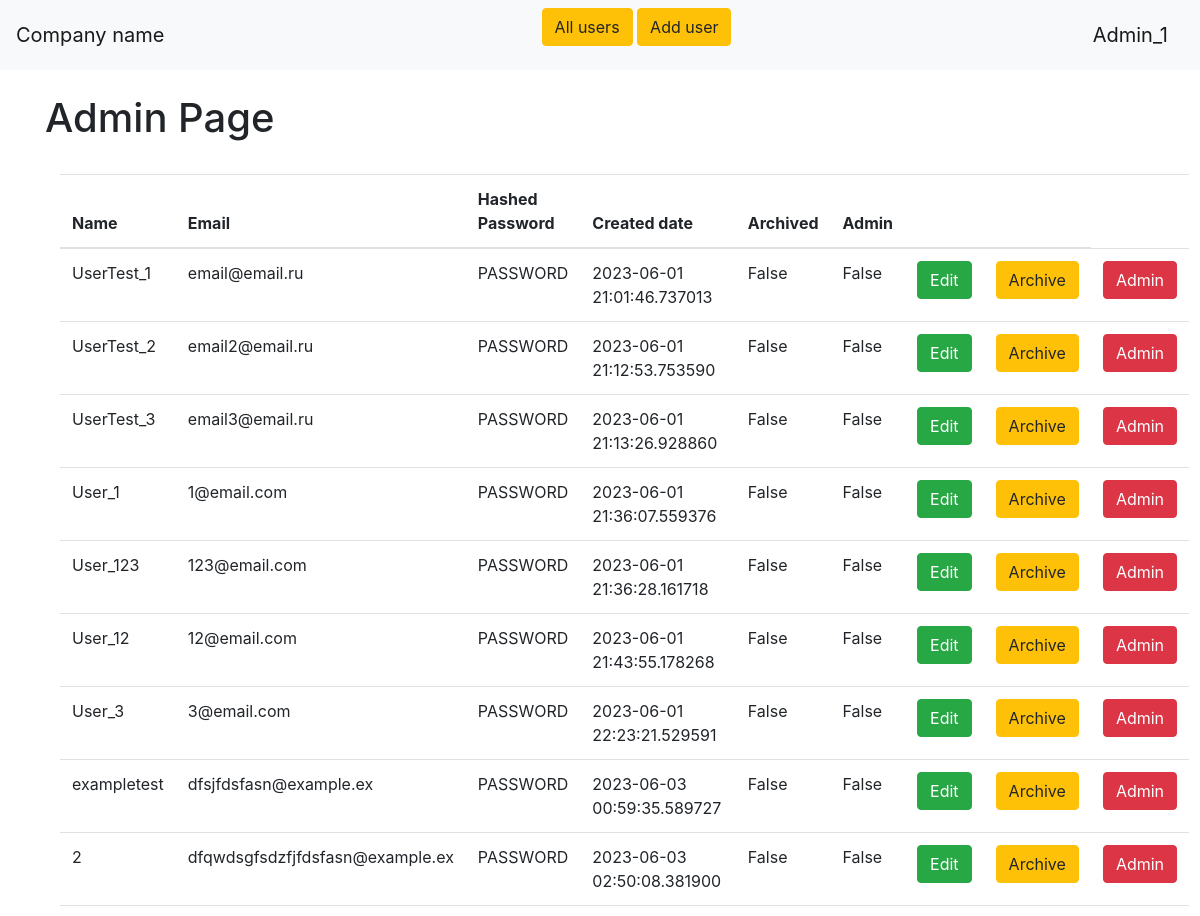
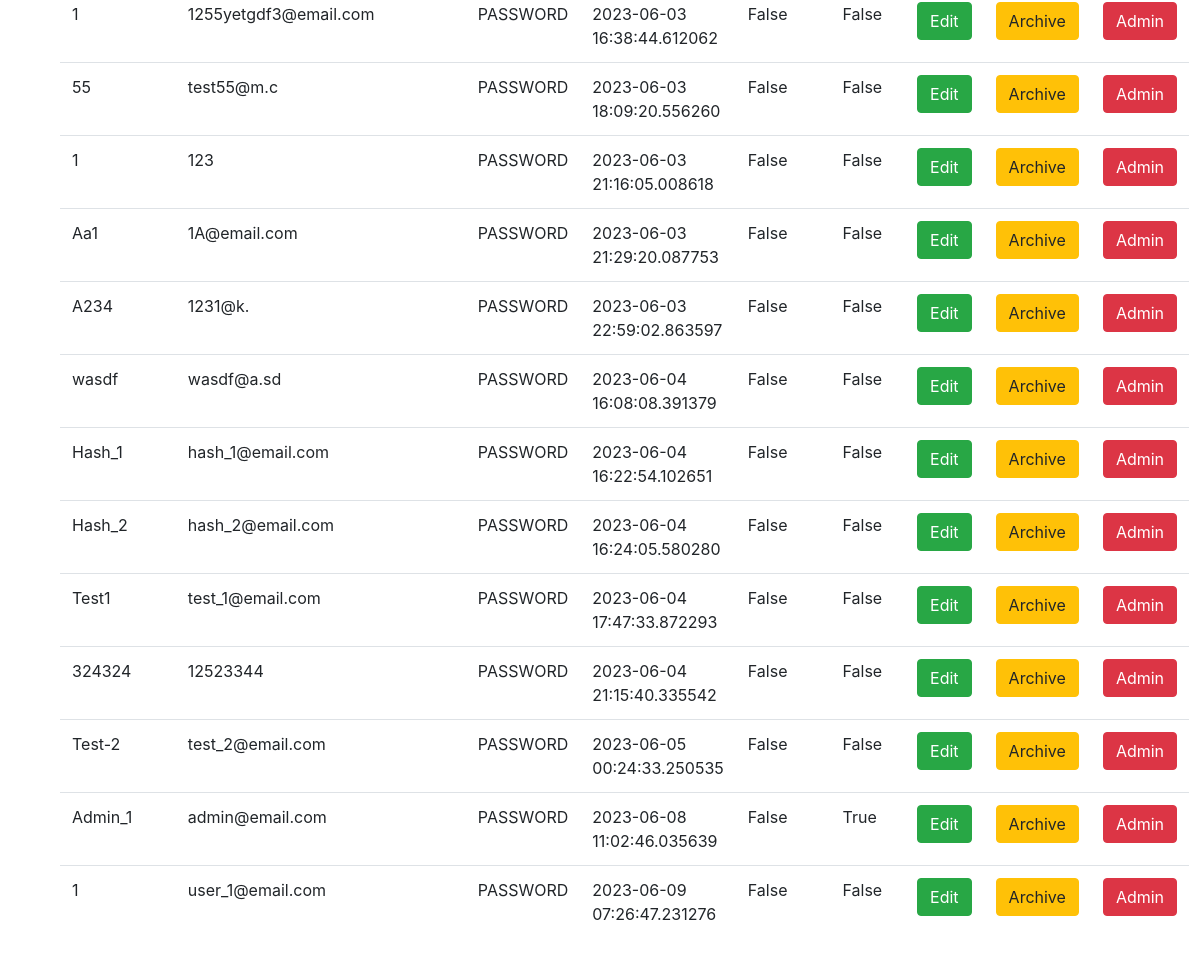
The app's page /admin (signed in), older data (2 pictures, top to bottom).
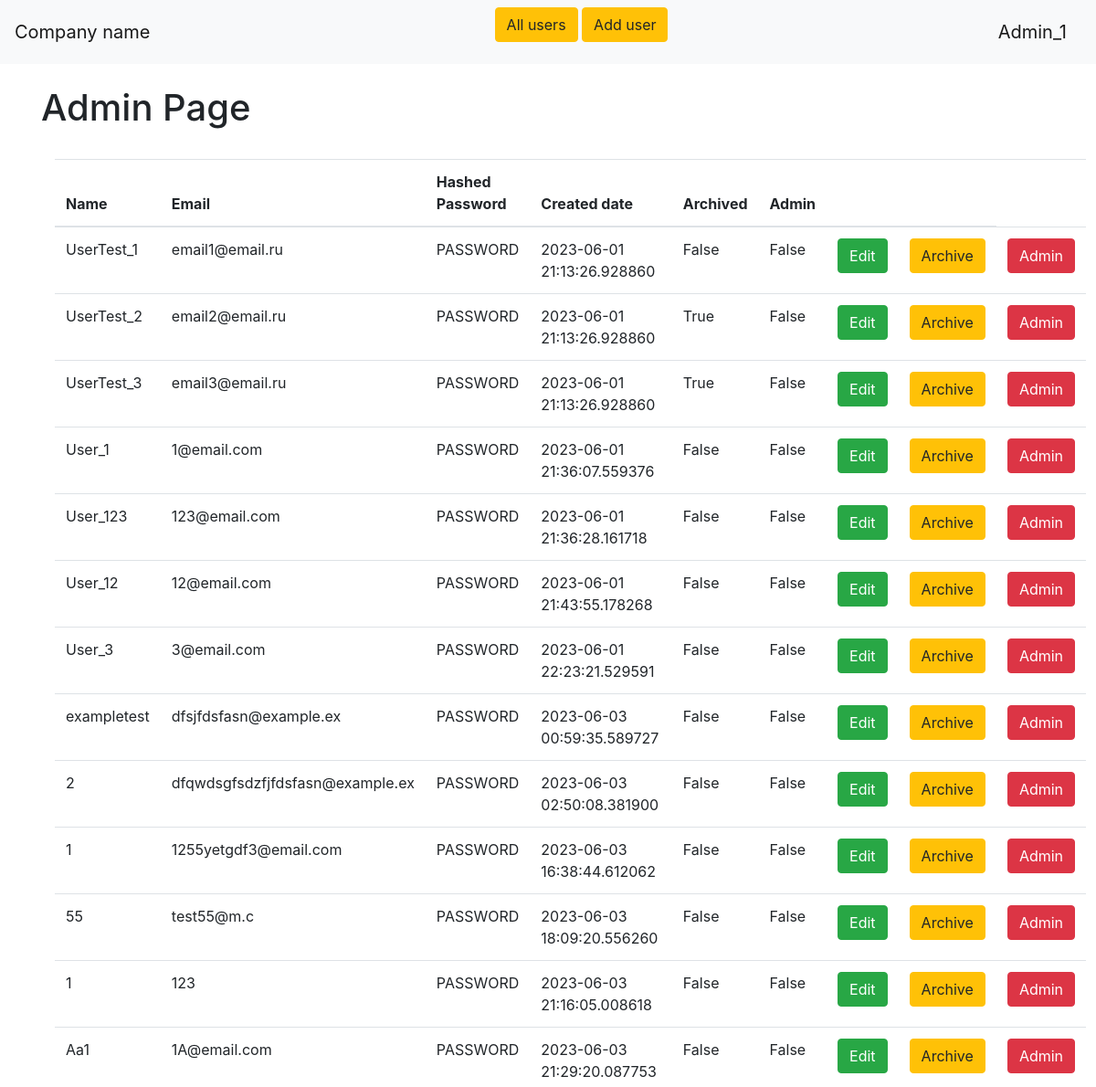
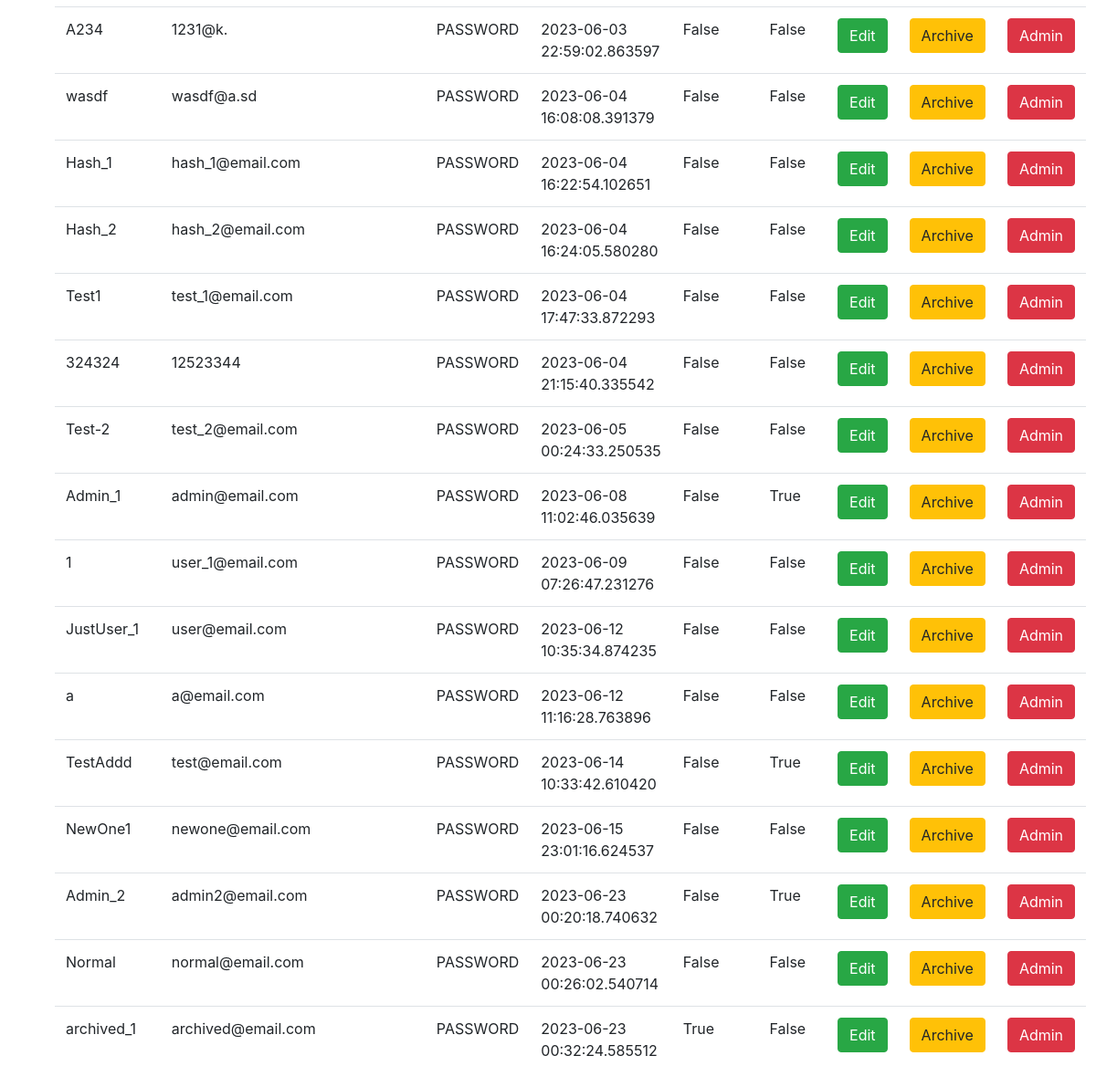
The same page, newer data (2 pictures, top to bottom).
### data/users.py (models this page shows)
class User(SqlAlchemyBase, UserMixin):
    __tablename__ = 'users'
    id = sqlalchemy.Column(sqlalchemy.Integer, primary_key=True, autoincrement=True)
    name = sqlalchemy.Column(sqlalchemy.String)
    email = sqlalchemy.Column(sqlalchemy.String, index=True, unique=True)
    hashed_password = sqlalchemy.Column(sqlalchemy.String)
    created_date = sqlalchemy.Column(sqlalchemy.DateTime, default=datetime.datetime.now)
    admin = sqlalchemy.Column(sqlalchemy.Boolean, default=False)
    archived = sqlalchemy.Column(sqlalchemy.Boolean, default=False)

### main.py (the view)
@app.route('/admin')
@login_required
@admin_required
@unarchived_required
def admin_page():
    db_sess = db_session.create_session()
    users = db_sess.query(User)
    return render_template('admin.html', users=users)

### data/db_session.py (called while the page is built)
def create_session() -> Session:
    global __factory
    return __factory()

### main.py (called while the page is built)
@login_manager.user_loader
def load_user(user_id):
    db_sess = db_session.create_session()
    return db_sess.query(User).get(user_id)

### utils.py (called while the page is built)
def admin_required(f):
    @wraps(f)
    def decorated_function(*args, **kwargs):
        db_sess = db_session.create_session()
        user = db_sess.query(User).filter(User.id == current_user.id, User.name == current_user.name).first()
        if not user.admin:
            return redirect('/notadmin')
        return f(*args, **kwargs)
    return decorated_function

def unarchived_required(f):
    @wraps(f)
    def decorated_function(*args, **kwargs):
        db_sess = db_session.create_session()
        user = db_sess.query(User).filter(User.id == current_user.id, User.name == current_user.name).first()
        if user.archived:
            return redirect('/archived')
        return f(*args, **kwargs)
    return decorated_function

### templates/admin.html
{% extends "base.html" %}
{% block content %}
<br>
<h1>Admin Page</h1>
<br>
<div class="container">
  <table class="table">
    <thead>
      <tr>
        <th>Name</th>
        <th>Email</th>
        <th>Hashed Password</th>
        <th>Created date</th>
        <th>Archived</th>
        <th>Admin</th>
        <th></th>
        <th></th>
        <td></td>
      </tr>
    </thead>
    <tbody>
      {% for item in users%}
        <tr>
          <td>{{ item.name }}</td>
          <td>{{ item.email }}</td>
          <td>PASSWORD</td>
          <td>{{ item.created_date }}</td>
          <td>{{ item.archived }}</td>
          <td>{{ item.admin }}</td>
          <td>
            <div>
              <a href="/edituser/{{ item.id }}" class="btn btn-success">
                Edit
              </a>
            </div>
          </td>
          <td>
            <div>
              <a href="/archiveuser/{{ item.id }}" class="btn btn-warning">
                Archive
              </a>
            </div>
          </td>
          <td>
            <div>
              <a href="/adminuser/{{ item.id }}" class="btn btn-danger">
                Admin
              </a>
            </div>
          </td>
        </tr>
      {% endfor %}
    </tbody>
  </table>
</div>
{% endblock %}

### templates/base.html (shortened to what this page needs)
<!DOCTYPE html>
<html lang="en">
<head>
  <link rel="stylesheet"
      href="https://stackpath.bootstrapcdn.com/bootstrap/4.4.1/css/bootstrap.min.css"
>
</head>
<body>
<header>
  <nav class="navbar navbar-light bg-light">
    <a class="navbar-brand" href="/success">Company name</a>
    {% if current_user.is_authenticated %}
      <p>
        <a class="btn btn-warning" href="/admin">All users</a>
        <a class="btn btn-warning" href="/adduser">Add user</a>
      </p>
      <a class="navbar-brand" href="/logout">{{ current_user.name }}</a>
    {% else %}
      <p>
        <a class="btn btn-primary " href="/register">Register</a>
        <a class="btn btn-success" href="/login">Log in</a>
      </p>
    {% endif %}
  </nav>
</header>
<main role="main" class="container">
  {% block content %}{% endblock %}
</main>
</body>
</html>

Row changes from the older to the newer data that the page shows:
changed User "UserTest_1": email "email@email.ru" → "email1@email.ru"; created_date "2023-06-01 21:01:46.737013" → "2023-06-01 21:13:26.928860"
changed User "UserTest_2": created_date "2023-06-01 21:12:53.753590" → "2023-06-01 21:13:26.928860"; archived "False" → "True"
changed User "UserTest_3": archived "False" → "True"
added User: name "JustUser_1", email "user@email.com", created_date "2023-06-12 10:35:34.874235", archived "False", admin "False"
added User: name "a", email "a@email.com", created_date "2023-06-12 11:16:28.763896", archived "False", admin "False"
added User: name "TestAddd", email "test@email.com", created_date "2023-06-14 10:33:42.610420", archived "False", admin "True"
added User: name "NewOne1", email "newone@email.com", created_date "2023-06-15 23:01:16.624537", archived "False", admin "False"
added User: name "Admin_2", email "admin2@email.com", created_date "2023-06-23 00:20:18.740632", archived "False", admin "True"
added User: name "Normal", email "normal@email.com", created_date "2023-06-23 00:26:02.540714", archived "False", admin "False"
added User: name "archived_1", email "archived@email.com", created_date "2023-06-23 00:32:24.585512", archived "True", admin "False"
